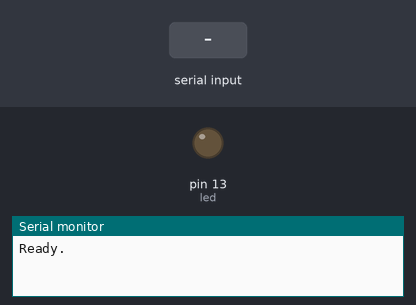
Bench run of a sketch on a simulated Arduino Uno, built with avr-gcc and run on an emulated ATmega328P. On the bench: output pins drawn as LEDs (lit = HIGH), the last lines printed to the serial monitor. The inputs (shaded band) are chosen by the test bench.

Above: at 1.2 s.
1.3 s: "LED;On" received over the second serial link
At 1.6 s:
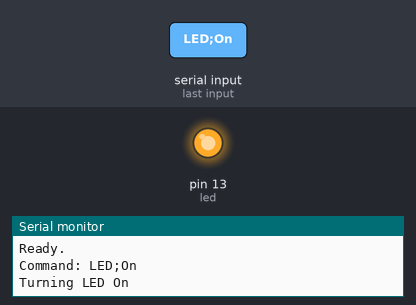
2.8 s: "1" received over the second serial link
Timing chart, 0 to 5.8 s (numbered marks = the images above; inputs shaded):
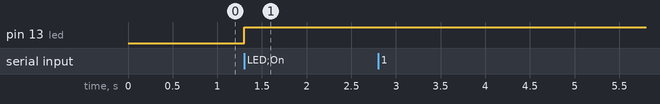

Measured:
- after the input at 1.3 s, pin 13 (led): LOW → HIGH at once

The sketch:

bluetooth.ino
```cpp
#include <SoftwareSerial.h>

SoftwareSerial mySerial(11, 10); // RX, TX
int led = 13;
String command;

void setup()
{
  Serial.begin(9600);
  pinMode(led, OUTPUT);
  mySerial.begin(9600);
  Serial.println("Ready.");
}

void ledOn(int pin=13) {
   digitalWrite(pin, HIGH);
   Serial.println("Turning LED On");
}

void ledOff(int pin=13) {
   digitalWrite(pin, LOW);
   Serial.println("Turning LED Off");
}

String readBluetooth() {
  String data = String("");
  while (mySerial.available() > 0) {
    data += String((char) mySerial.read());
  }

  data.trim();

  return data;
}

void loop() // run over and over
{
  command = readBluetooth();

  if (command.length() > 0) {
    Serial.print("Command: ");
    Serial.println(command);

    if (command == "LED;On") {
      ledOn();
    }
    if (command.compareTo("LED;Off") == 0) {
      ledOff();
    }
  }
}
```
